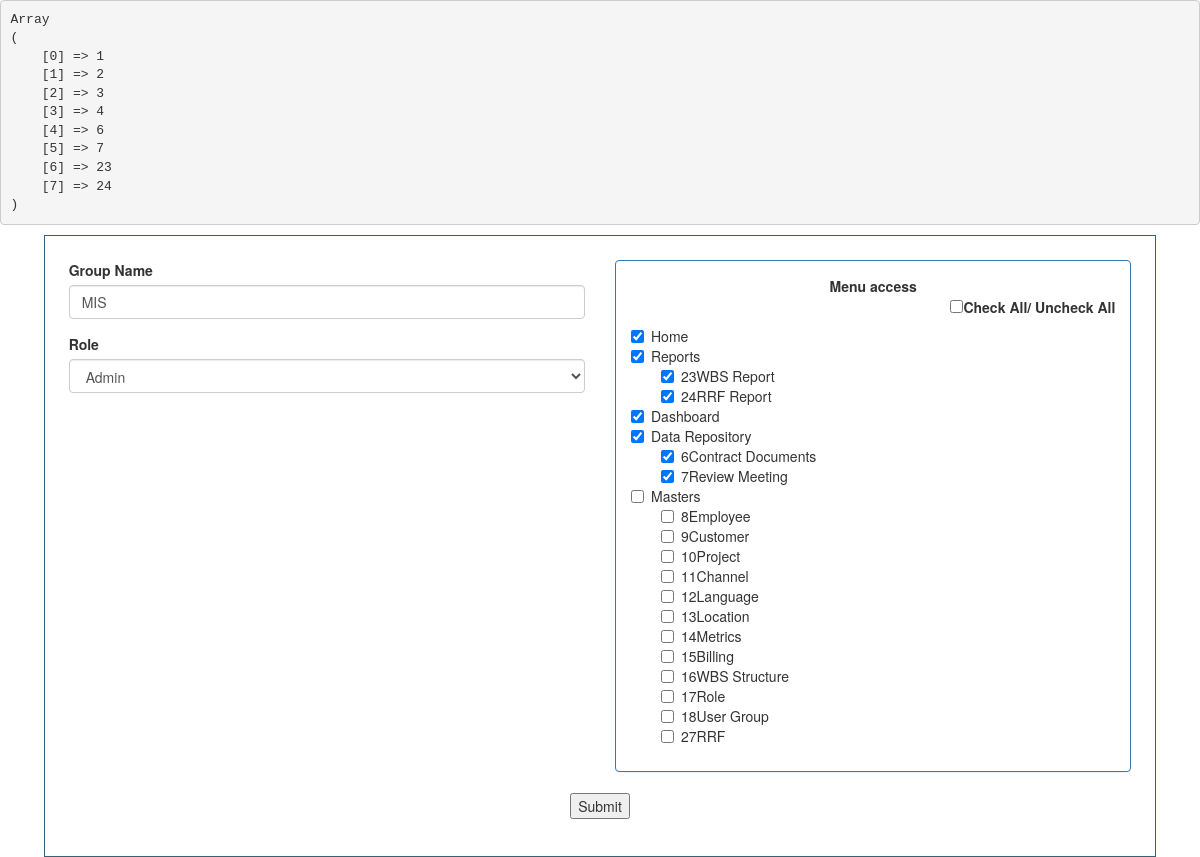
The page /edit_menuaccess.php?id=4 on the database its author committed.
### tables this page shows
CREATE TABLE `tbl_test_menuaccess` (
  `id` int(11) NOT NULL,
  `groupname` varchar(150) DEFAULT NULL,
  `role` varchar(150) DEFAULT NULL,
  `menulist` varchar(300) DEFAULT NULL
);

CREATE TABLE `tbl_core_menu` (
  `id` int(11) NOT NULL,
  `label` varchar(50) NOT NULL DEFAULT '',
  `link` varchar(100) NOT NULL DEFAULT '#',
  `parent` int(11) NOT NULL DEFAULT '0',
  `icon` varchar(300) DEFAULT NULL,
  `status` int(150) DEFAULT NULL
);

### edit_menuaccess.php (the view, shortened to what this page needs)
<?
$dbconn = mysqli_connect("localhost","root","","test");
$id = $_GET['id'];
$selectm = mysqli_query($dbconn,"select * from tbl_test_menuaccess where id = ".$id);
$getselectm = mysqli_fetch_array($selectm);
$groupname = $getselectm['groupname'];
$role = $getselectm['role'];
$menulist = $getselectm['menulist'];
$array_menu = explode(',',$menulist);
sort($array_menu);
echo "<pre>";
print_r($array_menu);
echo "</pre>";
?>
<!DOCTYPE html>
<html lang="en">
<head>
  <link rel="stylesheet" href="https://maxcdn.bootstrapcdn.com/bootstrap/3.3.7/css/bootstrap.min.css">
</head>
<body>
<div class="container-fluid">
	<div class="tbl-border">
  <form class="" method="POST" name="_formname">
  <div class="row">
	<div class="col-sm-6">
		 <div class="form-group">
			<label for="exampleInputEmail1">Group Name</label>
			<input type="text" name="groupname" class="form-control" value="<? echo $groupname; ?>" id="exampleInputEmail1" aria-describedby="emailHelp" placeholder="Group" required>
		  </div>
		  <div class="form-group">
			<label for="exampleInputPassword1">Role</label>
			<select name="selectrole" class="form-control" required>
				<option <? if($role == 'Admin') echo 'selected'; ?> value="Admin">Admin</option>
			</select>
		  </div>
	</div>
	  <div class="col-sm-6">
	  <div class="panel panel-primary">
			<div class="panel-body">
				<center><b>Menu access</b></center>
				<label style="float:right;"><input type="checkbox" onchange="checkAll(this)">Check All/ Uncheck All</label></br>
				<div class="checkbox">
					<?
					$coredbconn = mysqli_connect("localhost","root","","test");
					$selectmenu = mysqli_query($coredbconn,"select * from tbl_core_menu where parent = 0");
					while($resultmenu = mysqli_fetch_array($selectmenu)){
						?>
						<label><input type="checkbox" name="check_list[]" value="<? echo $resultmenu['id']; ?>" <? if(in_array($resultmenu['id'],$array_menu)) print "checked=checked"; ?>><? echo $resultmenu['label']; ?></label></br>
						<?
							$selectsubmenu = mysqli_query($coredbconn,"select * from tbl_core_menu where parent=".$resultmenu['id']);
							while($resultsubmenu = mysqli_fetch_array($selectsubmenu)){
								?>
									<label style="padding-left:50px;"><input type="checkbox" name="check_list[]" value="<? echo $resultsubmenu['id']; ?>" <? if(in_array($resultsubmenu['id'],$array_menu)) print "checked=checked"; ?>><? echo $resultsubmenu['id'],$resultsubmenu['label']; ?></label></br>
						<?
							}
					}
					?>
				</div>
			</div>
		</div>
		</div>
		<div class="col-sm-4"></div>
	</div>
	<center><input type="submit" value="Submit" name="submit"/></center>
	</form>
	</div>
  </div>
</body>
</html>

### edit_menuaccess.php (style rules this page uses)
.tbl-border { margin:auto; width:95%; border: 1px solid #386077; padding : 2%; }

### rows shown on the page
tbl_test_menuaccess: groupname "MIS", selectrole "Admin"
tbl_core_menu: id "☑", label "Home"
tbl_core_menu: id "☑", label "Reports"
tbl_core_menu: id "☑", id "23", label "WBS Report"
tbl_core_menu: id "☑", id "24", label "RRF Report"
tbl_core_menu: id "☑", label "Dashboard"
tbl_core_menu: id "☑", label "Data Repository"
tbl_core_menu: id "☑", id "6", label "Contract Documents"
tbl_core_menu: id "☑", id "7", label "Review Meeting"
tbl_core_menu: label "Masters"
tbl_core_menu: id "8", label "Employee"
tbl_core_menu: id "9", label "Customer"
tbl_core_menu: id "10", label "Project"
tbl_core_menu: id "11", label "Channel"
tbl_core_menu: id "12", label "Language"
tbl_core_menu: id "13", label "Location"
tbl_core_menu: id "14", label "Metrics"
tbl_core_menu: id "15", label "Billing"
tbl_core_menu: id "16", label "WBS Structure"
tbl_core_menu: id "17", label "Role"
tbl_core_menu: id "18", label "User Group"
tbl_core_menu: id "27", label "RRF"
